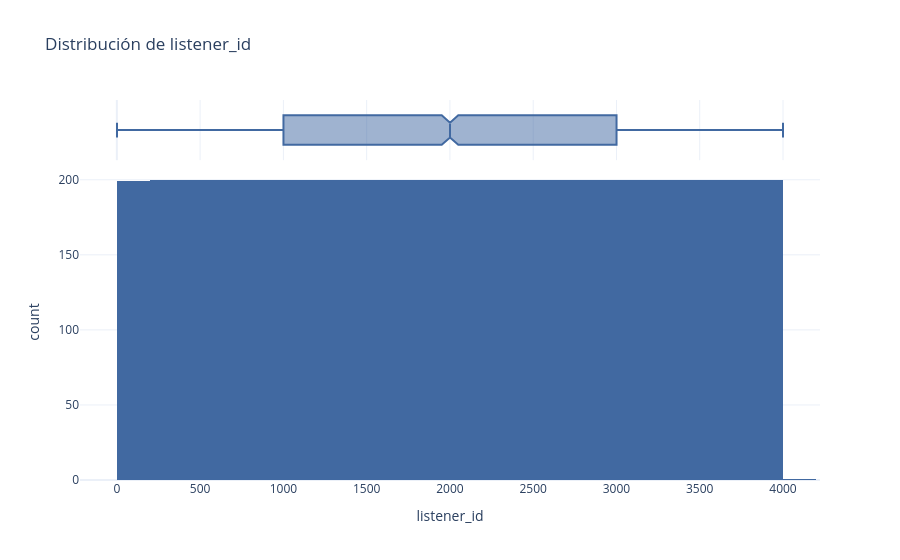
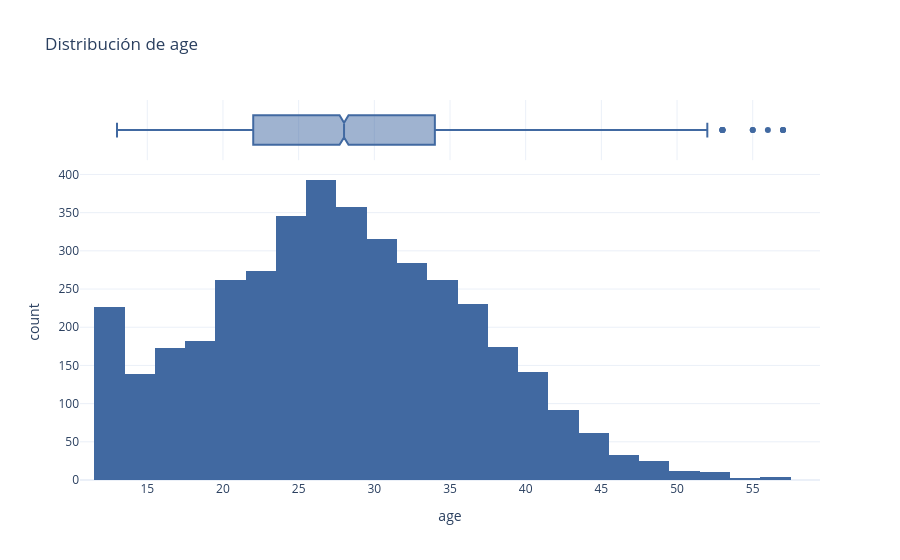
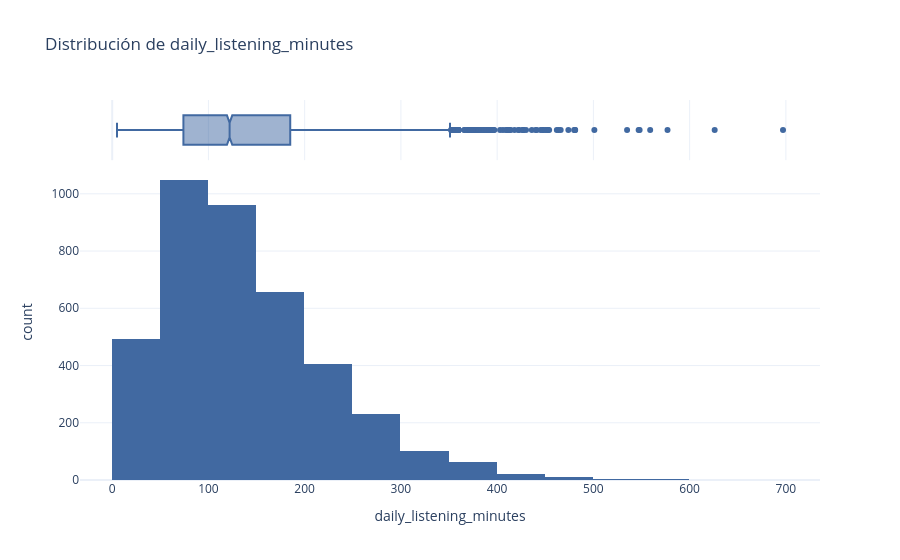
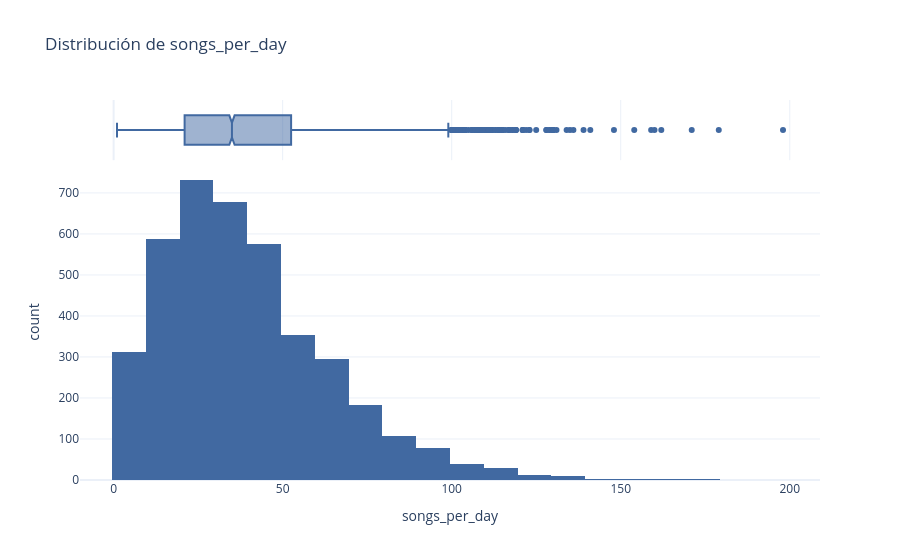

The cell these charts' notebook holds for them, in order:
### Markdown cell above
# Graficos

### Code cell
eda.graficar_distribucion_numericas()
eda.graficar_comparacion_numericas()
eda.graficar_frecuencia_categoricas()
#eda.graficar_minutos_por_plataforma()
#eda.graficar_canciones_por_animo()
#eda.graficar_minutos_vs_canciones()
eda.graficar_matriz_correlacion()

### Figure 1 — Plotly figure (JSON) as saved in the notebook; plotly's stock layout.template omitted (floating-point values rounded to 4 significant figures; data arrays with more than 128 entries replaced by an {"elided": "..."} marker saying what was removed)
{"data": [{"bingroup": "x", "hovertemplate": "listener_id=%{x}<br>count=%{y}<extra></extra>", "legendgroup": "", "marker": {"color": "#4169A1", "pattern": {"shape": ""}}, "name": "", "nbinsx": 30, "orientation": "v", "showlegend": false, "x": {"elided": "4000 int values"}, "xaxis": "x", "yaxis": "y", "type": "histogram"}, {"hovertemplate": "listener_id=%{x}<extra></extra>", "legendgroup": "", "marker": {"color": "#4169A1"}, "name": "", "notched": true, "showlegend": false, "x": {"elided": "4000 int values"}, "xaxis": "x2", "yaxis": "y2", "type": "box"}], "layout": {"xaxis": {"anchor": "y", "domain": [0.0, 1.0], "title": {"text": "listener_id"}}, "yaxis": {"anchor": "x", "domain": [0.0, 0.8316], "title": {"text": "count"}}, "xaxis2": {"anchor": "y2", "domain": [0.0, 1.0], "matches": "x", "showticklabels": false, "showgrid": true}, "yaxis2": {"anchor": "x2", "domain": [0.8416, 1.0], "matches": "y2", "showticklabels": false, "showline": false, "ticks": "", "showgrid": false}, "legend": {"tracegroupgap": 0}, "title": {"text": "Distribución de listener_id"}, "barmode": "relative", "hovermode": "x unified"}}

### Figure 2 — Plotly figure (JSON) as saved in the notebook; plotly's stock layout.template omitted (floating-point values rounded to 4 significant figures; data arrays with more than 128 entries replaced by an {"elided": "..."} marker saying what was removed)
{"data": [{"bingroup": "x", "hovertemplate": "age=%{x}<br>count=%{y}<extra></extra>", "legendgroup": "", "marker": {"color": "#4169A1", "pattern": {"shape": ""}}, "name": "", "nbinsx": 30, "orientation": "v", "showlegend": false, "x": {"elided": "4000 int values"}, "xaxis": "x", "yaxis": "y", "type": "histogram"}, {"hovertemplate": "age=%{x}<extra></extra>", "legendgroup": "", "marker": {"color": "#4169A1"}, "name": "", "notched": true, "showlegend": false, "x": {"elided": "4000 int values"}, "xaxis": "x2", "yaxis": "y2", "type": "box"}], "layout": {"xaxis": {"anchor": "y", "domain": [0.0, 1.0], "title": {"text": "age"}}, "yaxis": {"anchor": "x", "domain": [0.0, 0.8316], "title": {"text": "count"}}, "xaxis2": {"anchor": "y2", "domain": [0.0, 1.0], "matches": "x", "showticklabels": false, "showgrid": true}, "yaxis2": {"anchor": "x2", "domain": [0.8416, 1.0], "matches": "y2", "showticklabels": false, "showline": false, "ticks": "", "showgrid": false}, "legend": {"tracegroupgap": 0}, "title": {"text": "Distribución de age"}, "barmode": "relative", "hovermode": "x unified"}}

### Figure 3 — Plotly figure (JSON) as saved in the notebook; plotly's stock layout.template omitted (floating-point values rounded to 4 significant figures; data arrays with more than 128 entries replaced by an {"elided": "..."} marker saying what was removed)
{"data": [{"bingroup": "x", "hovertemplate": "daily_listening_minutes=%{x}<br>count=%{y}<extra></extra>", "legendgroup": "", "marker": {"color": "#4169A1", "pattern": {"shape": ""}}, "name": "", "nbinsx": 30, "orientation": "v", "showlegend": false, "x": {"elided": "4000 int values"}, "xaxis": "x", "yaxis": "y", "type": "histogram"}, {"hovertemplate": "daily_listening_minutes=%{x}<extra></extra>", "legendgroup": "", "marker": {"color": "#4169A1"}, "name": "", "notched": true, "showlegend": false, "x": {"elided": "4000 int values"}, "xaxis": "x2", "yaxis": "y2", "type": "box"}], "layout": {"xaxis": {"anchor": "y", "domain": [0.0, 1.0], "title": {"text": "daily_listening_minutes"}}, "yaxis": {"anchor": "x", "domain": [0.0, 0.8316], "title": {"text": "count"}}, "xaxis2": {"anchor": "y2", "domain": [0.0, 1.0], "matches": "x", "showticklabels": false, "showgrid": true}, "yaxis2": {"anchor": "x2", "domain": [0.8416, 1.0], "matches": "y2", "showticklabels": false, "showline": false, "ticks": "", "showgrid": false}, "legend": {"tracegroupgap": 0}, "title": {"text": "Distribución de daily_listening_minutes"}, "barmode": "relative", "hovermode": "x unified"}}

### Figure 4 — Plotly figure (JSON) as saved in the notebook; plotly's stock layout.template omitted (floating-point values rounded to 4 significant figures; data arrays with more than 128 entries replaced by an {"elided": "..."} marker saying what was removed)
{"data": [{"bingroup": "x", "hovertemplate": "songs_per_day=%{x}<br>count=%{y}<extra></extra>", "legendgroup": "", "marker": {"color": "#4169A1", "pattern": {"shape": ""}}, "name": "", "nbinsx": 30, "orientation": "v", "showlegend": false, "x": {"elided": "4000 int values"}, "xaxis": "x", "yaxis": "y", "type": "histogram"}, {"hovertemplate": "songs_per_day=%{x}<extra></extra>", "legendgroup": "", "marker": {"color": "#4169A1"}, "name": "", "notched": true, "showlegend": false, "x": {"elided": "4000 int values"}, "xaxis": "x2", "yaxis": "y2", "type": "box"}], "layout": {"xaxis": {"anchor": "y", "domain": [0.0, 1.0], "title": {"text": "songs_per_day"}}, "yaxis": {"anchor": "x", "domain": [0.0, 0.8316], "title": {"text": "count"}}, "xaxis2": {"anchor": "y2", "domain": [0.0, 1.0], "matches": "x", "showticklabels": false, "showgrid": true}, "yaxis2": {"anchor": "x2", "domain": [0.8416, 1.0], "matches": "y2", "showticklabels": false, "showline": false, "ticks": "", "showgrid": false}, "legend": {"tracegroupgap": 0}, "title": {"text": "Distribución de songs_per_day"}, "barmode": "relative", "hovermode": "x unified"}}
